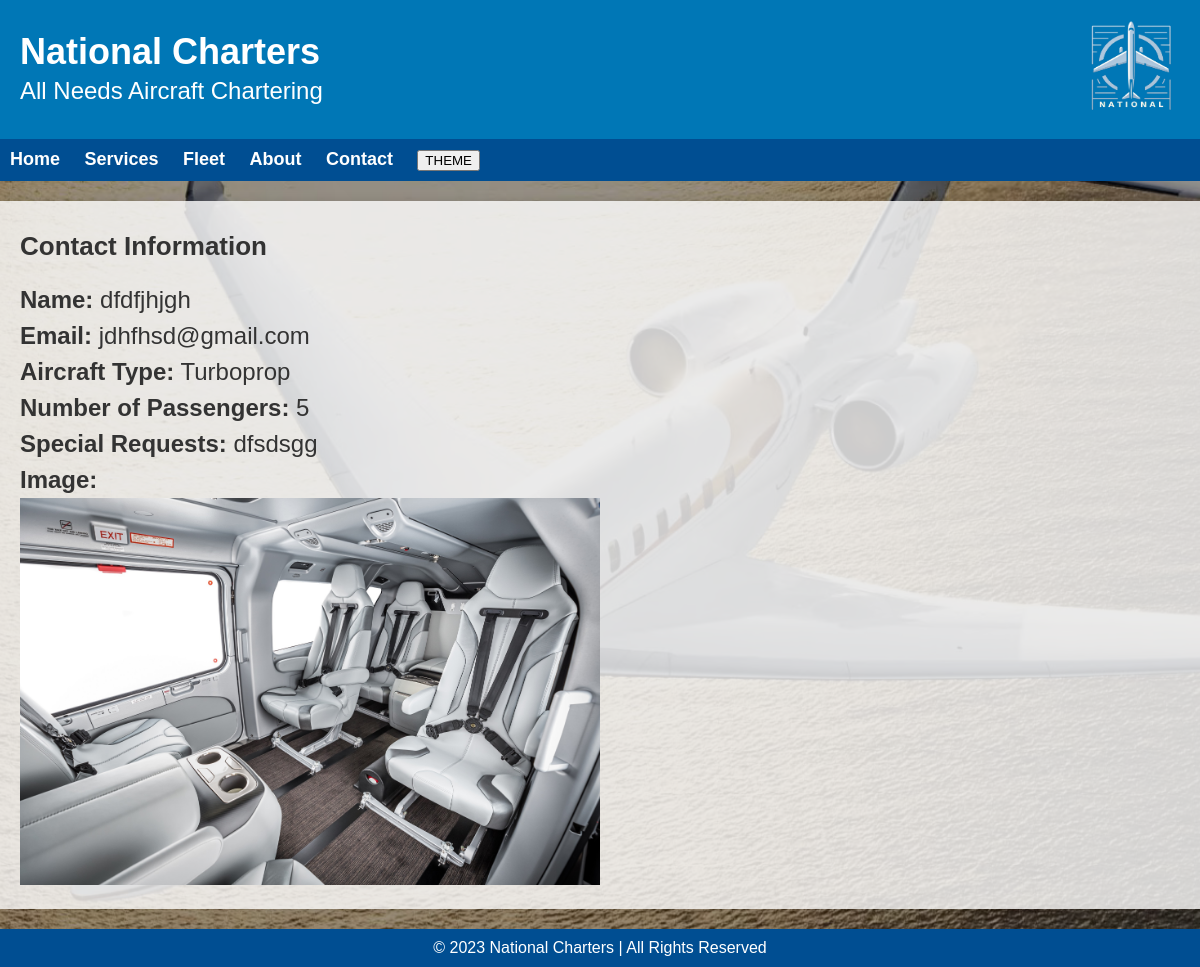
/POSTTEST6/view_messages.php?id=3, run on the app's committed database.
### tables this page shows
CREATE TABLE `Contact` (
  `inquiry_id` int(4) NOT NULL,
  `name` varchar(100) NOT NULL,
  `email` varchar(100) NOT NULL,
  `aircraft_type` varchar(50) NOT NULL,
  `num_of_pax` int(3) NOT NULL,
  `requests` varchar(255) NOT NULL,
  `image_path` varchar(255) NOT NULL
);

### POSTTEST6/view_messages.php (the view, shortened to what this page needs)
<?php
if (isset($_GET['id'])) {
    $contactId = $_GET['id'];
    $servername = "localhost";
    $username = "root";
    $password = "";
    $dbname = "POSTTEST";
    $conn = new mysqli($servername, $username, $password, $dbname);
    $sql = "SELECT * FROM Contact WHERE inquiry_id = $contactId";
    $result = $conn->query($sql);
    if ($result->num_rows > 0) {
        $row = $result->fetch_assoc();
        $name = $row['name'];
        $email = $row['email'];
        $aircraftType = $row['aircraft_type'];
        $numOfPax = $row['num_of_pax'];
        $specialRequests = $row['requests'];
        $imagePath = $row['image_path'];
    } else {
        echo "Contact not found.";
        exit();
    }
} else {
    echo "Contact ID not provided.";
    exit();
}
?>
<!DOCTYPE html>
<html lang="en">
<head>
    <link rel="stylesheet" href="view_style.css">
</head>
<body>
<header>
        <div>
            <h1>National Charters</h1>
            <p>All Needs  Aircraft Chartering</p>
        </div>
        <div>
            <img class="logo" src="national.png" alt="logo">
        </div>
    </header>
    <nav>
        <ul>
            <li><a href="index.html">Home</a></li>
            <li class="services"><a href="#">Services</a></li>
            <li class="fleet"><a href="available_airplanes.php">Fleet</a></li>
            <li><a href="about.html">About</a></li>
            <li class="contact"><a href="contact.html">Contact</a></li>
            <li><button id="theme-button">THEME</button></li>
        </ul>
    </nav>
    <div class="container">
        <h2>Contact Information</h2>
        <p><strong>Name:</strong> <?php echo $name; ?></p>
        <p><strong>Email:</strong> <?php echo $email; ?></p>
        <p><strong>Aircraft Type:</strong> <?php echo $aircraftType; ?></p>
        <p><strong>Number of Passengers:</strong> <?php echo $numOfPax; ?></p>
        <p><strong>Special Requests:</strong> <?php echo $specialRequests; ?></p>
        <?php if (!empty($imagePath)) { ?>
            <p><strong>Image:</strong></p>
            <img src="<?php echo $imagePath; ?>" alt="Contact Image">
        <?php } ?>
    </div>
    <footer>
        &copy; 2023 National Charters | All Rights Reserved
    </footer>
</body>
</html>

### POSTTEST6/view_style.css (style rules this page uses)
h1, h2, p { margin: 0; padding: 0; text-align: justify; }
body { font-family: Arial, sans-serif; background-color: #f0f0f0; color: #333; margin: 0; background-image: url('bombardier-global-7500.jpg'); background-size: cover; background-repeat: no-repeat; background-position: 25%, 75%; backdrop-filter: brightness(0.6); }
.logo { width: 95px; height: 95px; }
header { background-color: #0077b6; color: #fff; padding: 20px; text-align: left; display: flex; justify-content: space-between; align-items: center; }
header h1 { font-size: 36px; }
nav { background-color: #004e92; text-align: left; padding: 10px; }
nav ul { list-style: none; margin: 0; padding: 0; }
nav ul li { display: inline; margin-right: 20px; }
nav ul li:last-child { margin-right: 0; }
nav a { color: #fff; text-decoration: none; font-weight: bold; font-size: 18px; }
.container { max-width: 1850px; margin: 20px auto; padding: 20px; background-color: rgba(255, 255, 255, 0.8); box-shadow: 0 0 10px rgba(0, 0, 0, 0.1); flex-grow: 1; }
li { font-size: 18px; }
h2 { font-size: 26px; margin-top: 10px; margin-bottom: 20px; }
p { font-size: 24px; line-height: 1.5; }
img { width: 50%; height: auto; }
footer { background-color: #004e92; color: #fff; text-align: center; padding: 10px; position: sticky; bottom: 0; top: 1080px; }

### data on the page
contact: name "dfdfjhjgh", email "jdhfhsd@gmail.com", aircraft_type "Turboprop", num_of_pax "5", requests "dfsdsgg", image_path (picture)
